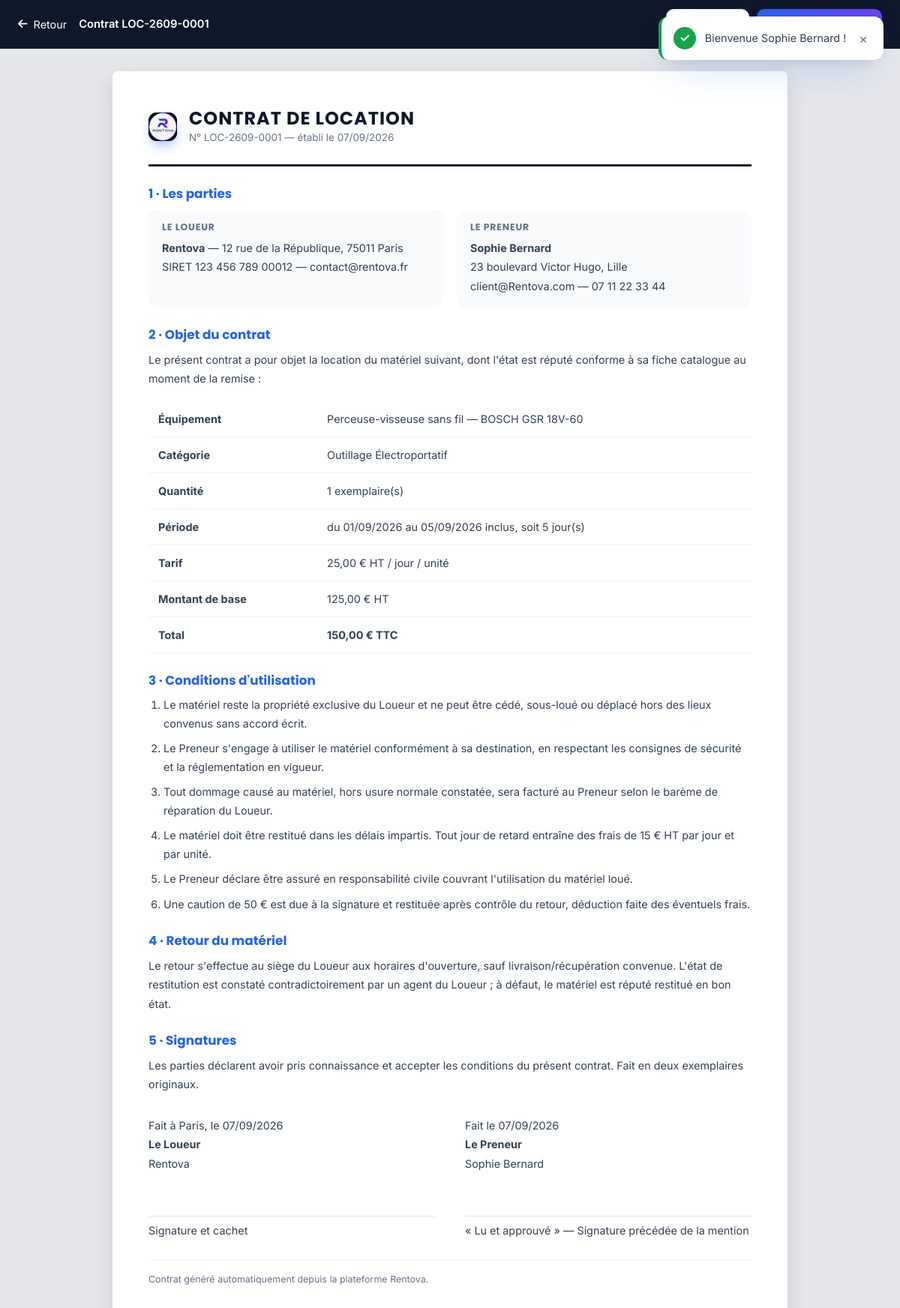
Screenshot of /location/1/contrat (signed in) with the database file from the repository.
### tables this page shows
CREATE TABLE locations (
    id                   INT AUTO_INCREMENT PRIMARY KEY,
    reference            VARCHAR(20) NOT NULL UNIQUE,
    client_id            INT NOT NULL,
    equipement_id        INT NOT NULL,
    agent_id             INT NULL,
    date_debut           DATE NOT NULL,
    date_fin             DATE NOT NULL,
    duree                INT NOT NULL,
    quantite             INT NOT NULL DEFAULT 1,
    montant_base         DECIMAL(10,2) NOT NULL DEFAULT 0,
    montant_frais        DECIMAL(10,2) NOT NULL DEFAULT 0,
    montant_total        DECIMAL(10,2) NOT NULL DEFAULT 0,
    statut               ENUM('en_attente','confirmee','en_cours','terminee','annulee','refusee') NOT NULL DEFAULT 'en_attente',
    date_retour_effectif DATE NULL,
    condition_retour     VARCHAR(30) NULL,
    commentaire_retour   TEXT NULL,
    note                 VARCHAR(255) NULL,
    cree_le              TIMESTAMP NOT NULL DEFAULT CURRENT_TIMESTAMP,
    CONSTRAINT fk_loc_client  FOREIGN KEY (client_id)     REFERENCES utilisateurs(id) ON DELETE CASCADE,
    CONSTRAINT fk_loc_equip   FOREIGN KEY (equipement_id) REFERENCES equipements(id) ON DELETE RESTRICT,
    CONSTRAINT fk_loc_agent   FOREIGN KEY (agent_id)      REFERENCES utilisateurs(id) ON DELETE SET NULL,
    INDEX idx_loc_statut (statut),
    INDEX idx_loc_periode (date_debut, date_fin)
);

CREATE TABLE utilisateurs (
    id         INT AUTO_INCREMENT PRIMARY KEY,
    nom        VARCHAR(100) NOT NULL,
    prenom     VARCHAR(100) NOT NULL,
    email      VARCHAR(150) NOT NULL UNIQUE,
    telephone  VARCHAR(30)  NULL,
    adresse    VARCHAR(255) NULL,
    password   VARCHAR(255) NOT NULL,
    role       ENUM('client','agent','responsable') NOT NULL DEFAULT 'client',
    photo      VARCHAR(255) NULL,
    cree_le    TIMESTAMP NOT NULL DEFAULT CURRENT_TIMESTAMP
);

CREATE TABLE equipements (
    id               INT AUTO_INCREMENT PRIMARY KEY,
    categorie_id     INT NOT NULL,
    nom              VARCHAR(150) NOT NULL,
    description      TEXT NULL,
    marque           VARCHAR(100) NULL,
    modele           VARCHAR(100) NULL,
    prix_jour        DECIMAL(10,2) NOT NULL DEFAULT 0,
    en_promo         TINYINT(1) NOT NULL DEFAULT 0,
    prix_promo       DECIMAL(10,2) NULL DEFAULT NULL,
    stock_total      INT NOT NULL DEFAULT 0,
    stock_disponible INT NOT NULL DEFAULT 0,
    seuil_alerte     INT NOT NULL DEFAULT 0,
    image            VARCHAR(255) NULL,
    etat             ENUM('disponible','en_location','maintenance','endommage') NOT NULL DEFAULT 'disponible',
    cree_le          TIMESTAMP NOT NULL DEFAULT CURRENT_TIMESTAMP,
    CONSTRAINT fk_equip_cat FOREIGN KEY (categorie_id) REFERENCES categories(id) ON DELETE RESTRICT,
    INDEX idx_equip_cat (categorie_id),
    INDEX idx_equip_stock (stock_disponible)
);

CREATE TABLE categories (
    id          INT AUTO_INCREMENT PRIMARY KEY,
    nom         VARCHAR(100) NOT NULL UNIQUE,
    description TEXT NULL,
    image       VARCHAR(255) NULL,
    cree_le     TIMESTAMP NOT NULL DEFAULT CURRENT_TIMESTAMP
);

### app/Views/locations/contrat.php (the view, shortened to what the rows shown need)
<?php
$pageTitle = 'Contrat ' . $location['reference'];
$docType   = 'contrat';
$ht    = (float) $location['montant_base'];
$frais = (float) $location['montant_frais'];
$tva   = round(($ht + $frais) * TAUX_TVA / 100, 2);
$ttc   = $ht + $frais + $tva;
?>
<div class="contract">
    <header class="contract-head">
        <span class="brand-logo"><img src="<?= ASSETS ?>img/logo.png" alt="Rentova"></span>
        <div>
            <h1>CONTRAT DE LOCATION</h1>
            <p>N° <?= e($location['reference']) ?> — établi le <?= e(date_fr(substr($location['cree_le'], 0, 10))) ?></p>
        </div>
    </header>
    <section class="contract-section">
        <h3>1 · Les parties</h3>
        <div class="contract-parties">
            <div>
                <h4>Le Loueur</h4>
                <p>
                    <b><?= e(APP_NAME) ?></b> — 12 rue de la République, 75011 Paris<br>
                    SIRET 123 456 789 00012 — contact@rentova.fr
                </p>
            </div>
            <div>
                <h4>Le Preneur</h4>
                <p>
                    <b><?= e($location['client_prenom']) ?> <?= e($location['client_nom']) ?></b><br>
                    <?= e($location['client_adresse'] ?: '—') ?><br>
                    <?= e($location['client_email']) ?> — <?= e($location['client_telephone'] ?: '—') ?>
                </p>
            </div>
        </div>
    </section>
    <section class="contract-section">
        <h3>2 · Objet du contrat</h3>
        <p>Le présent contrat a pour objet la location du matériel suivant, dont l'état est réputé conforme à sa fiche catalogue au moment de la remise :</p>
        <table class="invoice-table">
            <tbody>
                <tr><td><b>Équipement</b></td><td><?= e($location['equipement_nom']) ?> — <?= e($location['marque']) ?> <?= e($location['modele']) ?></td></tr>
                <tr><td><b>Catégorie</b></td><td><?= e($location['categorie_nom']) ?></td></tr>
                <tr><td><b>Quantité</b></td><td><?= (int) $location['quantite'] ?> exemplaire(s)</td></tr>
                <tr><td><b>Période</b></td><td>du <?= e(date_fr($location['date_debut'])) ?> au <?= e(date_fr($location['date_fin'])) ?> inclus, soit <?= (int) $location['duree'] ?> jour(s)</td></tr>
                <tr><td><b>Tarif</b></td><td><?= e(montant($location['prix_jour'])) ?> HT / jour / unité</td></tr>
                <tr><td><b>Montant de base</b></td><td><?= e(montant($ht)) ?> HT</td></tr>
                <tr><td><b>Total</b></td><td><b><?= e(montant($ttc)) ?> TTC</b></td></tr>
            </tbody>
        </table>
    </section>
    <section class="contract-section">
        <h3>3 · Conditions d'utilisation</h3>
        <ol class="contract-list">
            <li>Le matériel reste la propriété exclusive du Loueur et ne peut être cédé, sous-loué ou déplacé hors des lieux convenus sans accord écrit.</li>
            <li>Le Preneur s'engage à utiliser le matériel conformément à sa destination, en respectant les consignes de sécurité et la réglementation en vigueur.</li>
            <li>Tout dommage causé au matériel, hors usure normale constatée, sera facturé au Preneur selon le barème de réparation du Loueur.</li>
            <li>Le matériel doit être restitué dans les délais impartis. Tout jour de retard entraîne des frais de <?= RETARD_PAR_JOUR ?> € HT par jour et par unité.</li>
            <li>Le Preneur déclare être assuré en responsabilité civile couvrant l'utilisation du matériel loué.</li>
            <li>Une caution de <?= FRAIS_CAUTION ?> € est due à la signature et restituée après contrôle du retour, déduction faite des éventuels frais.</li>
        </ol>
    </section>
    <section class="contract-section">
        <h3>4 · Retour du matériel</h3>
        <p>Le retour s'effectue au siège du Loueur aux horaires d'ouverture, sauf livraison/récupération convenue. L'état de restitution est constaté contradictoirement par un agent du Loueur ; à défaut, le matériel est réputé restitué en bon état.</p>
    </section>
    <section class="contract-section">
        <h3>5 · Signatures</h3>
        <p>Les parties déclarent avoir pris connaissance et accepter les conditions du présent contrat. Fait en deux exemplaires originaux.</p>
        <div class="contract-signs">
            <div>
                <p>Fait à Paris, le <?= e(date_fr(date('Y-m-d'))) ?></p>
                <p><b>Le Loueur</b><br><?= e(APP_NAME) ?></p>
                <div class="sign-line"></div>
                <p>Signature et cachet</p>
            </div>
            <div>
                <p>Fait le <?= e(date_fr(date('Y-m-d'))) ?></p>
                <p><b>Le Preneur</b><br><?= e($location['client_prenom']) ?> <?= e($location['client_nom']) ?></p>
                <div class="sign-line"></div>
                <p>« Lu et approuvé » — Signature précédée de la mention</p>
            </div>
        </div>
    </section>
    <footer class="invoice-foot">
        <p>Contrat généré automatiquement depuis la plateforme <?= e(APP_NAME) ?>.</p>
    </footer>
</div>

### app/Core/Router.php (shortened to what the rows shown need)
<?php
class Router
{
    private array $routes = [];
    public function add(string $method, string $pattern, string $handler): void
    {
        $regex = '#^' . $this->compile($pattern) . '$#';
        $this->routes[] = [
            'method'  => strtoupper($method),
            'regex'   => $regex,
            'handler' => $handler,
        ];
    }
    private function compile(string $pattern): string
    {
        $pattern = trim($pattern, '/');
        $pattern = preg_replace('#:([a-zA-Z_]+)#', '([^/]+)', $pattern);
        return str_replace('/', '/', $pattern);
    }
    public function dispatch(string $method, string $uri): void
    {
        $path   = parse_url($uri, PHP_URL_PATH) ?? '/';
        $path   = trim($path, '/');
        $path = trim($path, '/');
        foreach ($this->routes as $route) {
            if ($route['method'] !== strtoupper($method)) {
                continue;
            }
            if (preg_match($route['regex'], $path, $matches)) {
                array_shift($matches);
                [$class, $action] = explode('@', $route['handler']);
                $controller = new $fullClass();
                call_user_func_array([$controller, $action], $matches);
                return;
            }
        }
    }
}

### app/Views/layouts/document.php (shortened to what the rows shown need)
<!DOCTYPE html>
<html lang="fr">
<head>
<link rel="stylesheet" href="https://cdnjs.cloudflare.com/ajax/libs/font-awesome/6.5.1/css/all.min.css">
<link rel="stylesheet" href="<?= ASSETS ?>css/style.css">
</head>
<body class="page-document">
<header class="doc-toolbar no-print">
    <a href="<?= BASE_URL ?>dashboard"><i class="fas fa-arrow-left"></i> Retour</a>
    <div class="doc-toolbar-title"><?= e($pageTitle ?? 'Document') ?></div>
    <div class="doc-toolbar-actions">
        <button class="btn btn-ghost btn-sm" onclick="window.print()"><i class="fas fa-print"></i> Imprimer</button>
        <a class="btn btn-primary btn-sm" href="<?= BASE_URL ?>location/<?= (int) $location['id'] ?>/<?= e($docType ?? '') ?>/pdf"><i class="fas fa-file-pdf"></i> Télécharger PDF</a>
    </div>
</header>
<main class="doc-page"><?= $content ?></main>
<?php require __DIR__ . '/_flash.php'; ?>
</body>
</html>

### app/Views/layouts/_flash.php
<?php $flash = \App\Core\Session::flash(); ?>
<?php if ($flash): ?>
<div class="toast-stack" id="toastStack">
    <div class="toast toast-<?= e($flash['type']) ?> show" data-toast>
        <span class="toast-icon"><?= $flash['type'] === 'success' ? '✓' : ($flash['type'] === 'error' ? '✕' : ($flash['type'] === 'warning' ? '⚠' : 'ℹ')) ?></span>
        <span class="toast-msg"><?= e($flash['message']) ?></span>
        <button type="button" class="toast-close" data-toast-close>×</button>
    </div>
</div>
<?php endif; ?>

### rows the page displays
locations: reference "Contrat LOC-2609-0001", reference "LOC-2609-0001", cree_le "07/09/2026", client.prenom "Sophie", client.nom "Bernard", client.adresse "23 boulevard Victor Hugo, Lille", client.email "client@Rentova.com", client.telephone "07 11 22 33 44", equipement.nom "Perceuse-visseuse sans fil", equipement.marque "BOSCH", equipement.modele "GSR 18V-60", categories.nom "Outillage Électroportatif", quantite "1", date_debut "01/09/2026", date_fin "05/09/2026", duree "5", equipement.prix_jour "25,00 €", montant_base "125,00 €", montant($ttc) "150,00 €"
